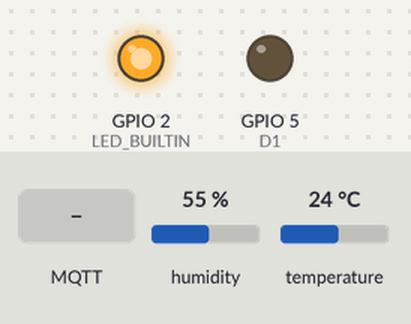
Recording of a sketch running on a simulated ESP8266 (NodeMCU). On the bench: output pins drawn as LEDs (lit = HIGH, except the on-board LED, lit = LOW). Inputs (shaded band) come from the test bench; at power-on: humidity 55 %, temperature 24 °C. WiFi joins after 1.5 s; servers stay silent unless stated; random numbers use the default seed unless the sketch sets one; no MQTT or app messages arrive unless stated; what the sketch prints to the serial monitor is not drawn.

Above: at 2.7 s.
2.8 s: MQTT message "5" arrives on the first subscribed topic
At 8.6 s:
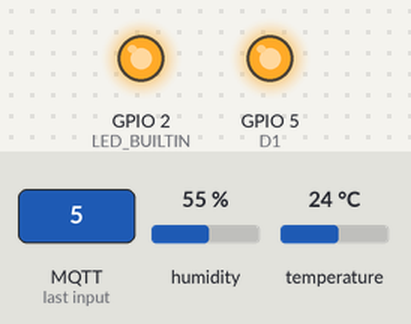
9.1 s: MQTT message "0" arrives on the first subscribed topic
At 14.8 s:
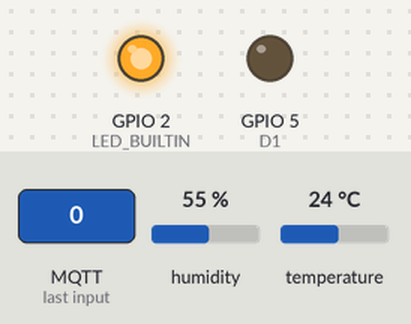
15.1 s: MQTT message "90" arrives on the first subscribed topic
At 20.3 s:
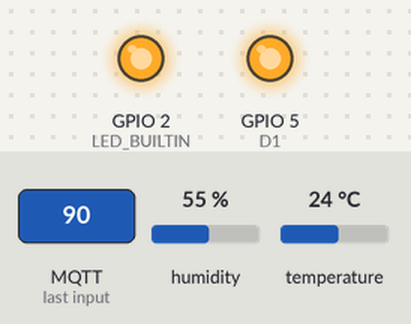
Timing chart, 0 to 21.8 s (numbered marks = the images above; inputs shaded):
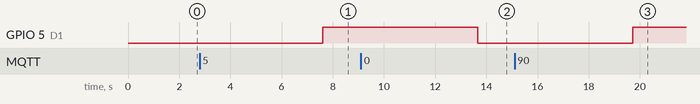

The sketch:

IoT_Node_MQTT.ino
```cpp
#include <ESP8266WiFi.h>
#include <PubSubClient.h>
#include <DHT.h>

const char* ssid = "NOPIXELS";
const char* password = "99999999";
const char* mqtt_server = "test.mosquitto.org"; //Initial MQTT broker

WiFiClient espClient; //Object
PubSubClient client(espClient); //Object
unsigned long lastMsg = 0;
#define MSG_BUFFER_SIZE	(50)
char msg[MSG_BUFFER_SIZE];

float temp;
int ledReceived;

int DHTPIN = 4; // D2
int DHTTYPE = DHT11;
DHT dht(DHTPIN, DHTTYPE);

void setup_wifi() {
  delay(10);
  Serial.println();
  Serial.print("Connecting to Wi-Fi");

  WiFi.mode(WIFI_STA); // Mode user - standalone
  WiFi.begin(ssid, password);

  while (WiFi.status() != WL_CONNECTED) {
    delay(500);
    Serial.print(".");
  }
  randomSeed(micros());
}

void callback(char* topic, byte* payload, unsigned int length) {
  Serial.print("Message arrived [");
  Serial.print(topic);
  Serial.println("] ");
  ledReceived = atoi((char*)payload);
  Serial.print("Led Mode: ");
  Serial.print(ledReceived);
  Serial.println();
}

void reconnect() {
  // Loop until we're reconnected
  while (!client.connected()) {
    Serial.print("Attempting MQTT connection...");
    // Create a random client ID
    String clientId = "ESP8266Client-";
    clientId += String(random(0xffff), HEX);
    // Attempt to connect
    if (client.connect(clientId.c_str())) {
      Serial.println("connected");
      client.publish("Sensor", "hello IoT Gateway...");
      client.subscribe("Control");
    } else {
      Serial.print("failed, rc=");
      Serial.print(client.state());
      Serial.println(" try again in 5 seconds");
      delay(5000);
    }
  }
}

void setup() {
  Serial.begin(9600);
  dht.begin();

  pinMode(LED_BUILTIN, OUTPUT);
  // pinMode(2, OUTPUT);
  pinMode(5, OUTPUT); // D1
  setup_wifi();
  client.setServer(mqtt_server, 1883); // default port
  client.setCallback(callback);
}

void loop() {
  digitalWrite(5, ledReceived);
  temp = dht.readTemperature();

  if (!client.connected()) {
    reconnect();
  }
  client.loop();
  unsigned long now = millis();

  if (now - lastMsg > 1000) {
    lastMsg = now;
    //convert temp to char
    char get[20];
    dtostrf(temp, 4, 2, get);

    snprintf (msg, MSG_BUFFER_SIZE, get); //merge temp(string type) to msg
    Serial.print("Publish message: ");
    Serial.println(msg);
    client.publish("Sensor", msg);
  }
  Serial.println();
  //digitalWrite(0, ledReceived);

  delay(3000);
}
```

Measured:
- after the input at 2.8 s, GPIO 5 (D1): LOW → HIGH after 4.8 s
- after the input at 9.1 s, GPIO 5 (D1): HIGH → LOW after 4.6 s
- after the input at 15.1 s, GPIO 5 (D1): LOW → HIGH after 4.6 s
